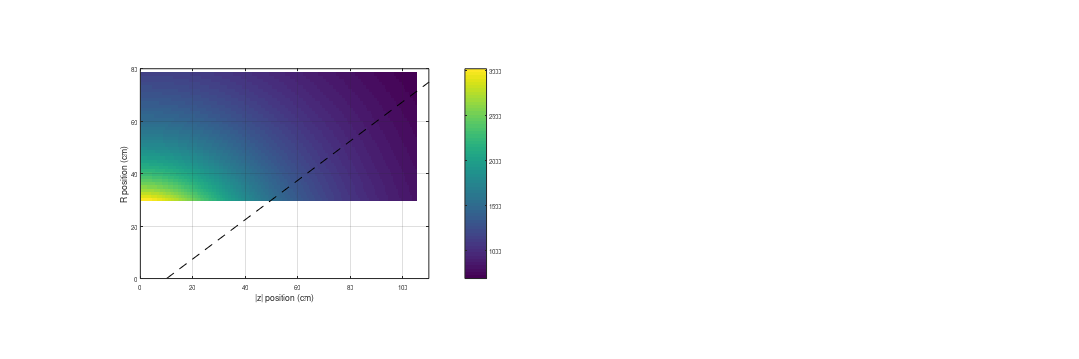

This chart was generated by the following MATLAB code: (Note: this script raises an error after producing the figure.)
% bottom up calcualtion of TPC rate using MC approach
% Author - Jin Huang <jhuang@bnl.gov>

close all

clear all

myColorMap = colormap;
myColorMap(1,:) = [1 1 1];
colormap(myColorMap);
%% Inputs

% n = 1000;
% full_rate = 100e3;
% trig_rate = 15e3;
% trigger_window = 18e-6;

% n = 10000000;
n = 50000;
% n = 500000;
full_rate = 100e3;
% full_rate = 50e3;
trig_rate = 15e3;
% trigger_window = 13e-6;
trigger_window = 17.5e-6;
% trigger_window = 35e-6;

TargetEta = 1.1;
% TargetEta = 3;

SaveName = sprintf('TPCRateLayered_%.0fHzCol_%.0fHzTrig_%.0fusDrift',full_rate,trig_rate,trigger_window*1e6);

%% Generic constants


nRing = 40;
minR = 30;
maxR = 78;
maxZ = 105;
dNdeta = 2 * 180 * 2; % Pre-CDR table 3.3 with effective factor x2 and two signs x2
bitPerHit =3*5*10 * 1.4;  % Pre-CDR table 3.3 with effective factor 
DAMCompressionFactor = 1.02 * 0.5 * 0.6; % Repacking, clustering, compression

BCO = 10e6;
DataPlotRangeBCO =10000;

TimeSpan= n/full_rate;
TimeSpanBCO = int64(TimeSpan*BCO);


TriggerBCO  = poissrnd(trig_rate/BCO, TimeSpanBCO, 1)';
CollisionBCO =poissrnd((full_rate - trig_rate)/BCO ,TimeSpanBCO, 1)' + TriggerBCO;


%% Per triggger

PerTriggerBCO = int64(trigger_window * BCO);

RRing = repmat(linspace(minR, maxR, nRing )',1,PerTriggerBCO);
zBCO = repmat(linspace(maxZ, 0, PerTriggerBCO),nRing,1);

MinEtaRingBCO =   atanh( (zBCO - 10) ./ sqrt((zBCO - 10).^2 + RRing.^2)  );
% MinEtaRingBCO =   atanh( (zBCO - 0) ./ sqrt((zBCO - 0).^2 + RRing.^2)  );
dEtaRingBCO = atanh( (zBCO + maxZ/double(PerTriggerBCO) ) ./ sqrt((zBCO + maxZ/double(PerTriggerBCO) ).^2 + RRing.^2)  ) -  atanh( zBCO ./ sqrt(zBCO.^2 + RRing.^2)  );
dataBitRingBCO = bitPerHit .* dNdeta .* dEtaRingBCO;  % Pre-CDR table 3.3 with effective factor

TriggerMask = double(MinEtaRingBCO  <  TargetEta);
dataBitRingBCOAfterMask = dataBitRingBCO.*TriggerMask;

figure('name','PerEventData','PaperPositionMode','auto', ...
    'position',[100,0,2400,800]) ;

subplot(1,2,1)


imagesc(zBCO(1,:), RRing(:,1), dataBitRingBCO);
c = colorbar;

hold on;
plot([10 maxZ+10], [0 tan(acos(tanh(TargetEta))) * maxZ],'k--');

set(gca,'YDir','normal');
set(gca,'YLim',[0,80]);
set(gca,'XLim',[0,110])
box on
grid on
daspect([1 1 1])

xlabel('|z| position (cm)','FontSize',14);
ylabel('R position (cm)','FontSize',14);
c.Label.String = 'FEE data (bit) per MB collision per |z|-R bin (integrated over z-sign and azimuth)';
c.Label.FontSize = 14;

title(sprintf('FEE data (bit) per MB collision per |z|-R bin, total = %.1f Mbit', sum(sum(dataBitRingBCO))/1e6),'FontSize',16);


subplot(1,2,2)


imagesc(zBCO(1,:), RRing(:,1), dataBitRingBCOAfterMask);
c = colorbar;
hold on;
plot([10 maxZ+10], [0 tan(acos(tanh(TargetEta))) * maxZ],'k--');

set(gca,'YDir','normal');
set(gca,'YLim',[0,80]);
set(gca,'XLim',[0,110])
box on
grid on
daspect([1 1 1])

xlabel('|z| position (cm)','FontSize',14);
ylabel('R position','FontSize',14);
c.Label.String = 'FEE data (bit) per MB collision per |z|-R bin (integrated over z-sign and azimuth)';
c.Label.FontSize = 14;

title(sprintf('FEE data (bit) after DAM acceptance filtering, total = %.1f Mbit', sum(sum(dataBitRingBCOAfterMask))/1e6),'FontSize',16);




SaveCavas('TPCRateLayered',gcf);


%% Run the DAQ

DataBCO = conv2(CollisionBCO,dataBitRingBCO);
TriggerAcceptBCO = conv2(TriggerBCO,TriggerMask);
ThrottleAcceptBCO = double(TriggerAcceptBCO>0);

PlotDataBCO = DataBCO(:,1:DataPlotRangeBCO);
PlotThrottleDataBCO = DataBCO(:,1:DataPlotRangeBCO).*ThrottleAcceptBCO(:,1:DataPlotRangeBCO);

TotalDataRate = sum(sum(DataBCO))/TimeSpan;
TriggerDataRate = sum(sum(DataBCO.*TriggerAcceptBCO))/TimeSpan;
ThrottleDataRate = sum(sum(DataBCO.*ThrottleAcceptBCO))/TimeSpan;

%% Event stream display

figure('name','DataStream','PaperPositionMode','auto', ...
    'position',[100,0,2400,800]) ;

subplot(2,1,1)

imagesc( DataBCO(:,1:DataPlotRangeBCO) );
c = colorbar;
hold on;
set(gca,'YDir','normal');
set(gca,'YLim',[-4,nRing+1]);

xlabel('BCO bin (100 ns)','FontSize',14);
ylabel('Radial layer number','FontSize',14);
c.Label.String = 'FEE data (bit)';
c.Label.FontSize = 14;
title(sprintf('FEE data input to DAM. Rate = %.0f Gbps @ %.0f kHz Collision, %.0f kHz Trigger %.0f us Drift',...
    sum(sum(DataBCO))/TimeSpan/1e9,full_rate/1e3,trig_rate/1e3,trigger_window*1e6),'FontSize',16);

for i = 1:DataPlotRangeBCO
    
    if (TriggerBCO(i) >0)
        
        plot([i i], [-3 nRing],'r--','LineWidth',2);
        plot([i,i+PerTriggerBCO], [-3 -3], 'r-', 'LineWidth', 2)
        plot([i,i+PerTriggerBCO], [-1 -1], 'k-', 'LineWidth', 2)
        
    elseif (CollisionBCO(i) >0)
        
        plot([i i], [-1 nRing],'k--','LineWidth',2);
        plot([i,i+PerTriggerBCO], [-1 -1], 'k-', 'LineWidth', 2)
    end
    
    
end



subplot(2,1,2)

imagesc( PlotThrottleDataBCO );
c = colorbar;
hold on;
set(gca,'YDir','normal');
set(gca,'YLim',[-4,nRing+1]);

xlabel('BCO bin (100 ns)','FontSize',14);
ylabel('Radial layer number','FontSize',14);
c.Label.String = 'FEE data equavelent (bit)';
c.Label.FontSize = 14;
title(sprintf('DAM data output: Throttled data rate = %.0f Gbps, Triggered data rate = %.0f Gbps ',...
    ThrottleDataRate * DAMCompressionFactor/1e9 ,...
    TriggerDataRate * DAMCompressionFactor/1e9...
    ),'FontSize',16);

for i = 1:DataPlotRangeBCO
    
    if (TriggerBCO(i) >0)
        
        plot([i i], [-3 nRing],'r--','LineWidth',2);
        plot([i,i+PerTriggerBCO], [-3 -3], 'r-', 'LineWidth', 2)
        plot([i,i+PerTriggerBCO], [-1 -1], 'k-', 'LineWidth', 2)
        
    elseif (CollisionBCO(i) >0)
        
        plot([i i], [-1 nRing],'k--','LineWidth',2);
        plot([i,i+PerTriggerBCO], [-1 -1], 'k-', 'LineWidth', 2)
    end
    
    
end

SaveCavas(SaveName,gcf);

%% Collision pile up histogram

nPileUp = zeros(  sum(TriggerBCO(PerTriggerBCO:(TimeSpanBCO-PerTriggerBCO)))  ,1)  ;

iTrig = 1;
for i = PerTriggerBCO:(TimeSpanBCO-PerTriggerBCO)
    
    if (TriggerBCO(i));
        
        nPileUp(iTrig) = sum( CollisionBCO((i-PerTriggerBCO):(i+PerTriggerBCO)) );
        
        iTrig = iTrig +1;
    end

end
%%

figure('name','nPileUp','PaperPositionMode','auto', ...
    'position',[100,0,1000,800]) ;

hist(nPileUp,0:20);

set(gca,'XLim',[-1,11]);
xlabel('Number of collisions per trigger','FontSize',14);
ylabel('Count per bin','FontSize',14);
title(sprintf('<Number of collision> = %.2f @ %.0f kHz Collision, %.0f kHz Trigger %.0f us Drift',...
    mean(nPileUp),...
    full_rate/1e3,trig_rate/1e3,trigger_window*1e6),'FontSize',16);

SaveCavas(SaveName,gcf);
    
%%

% fprintf('Throttled event / total = %.3f; Throttled data / total = %.3f; Triggered event / total = %.3f; Triggered data / total = = %.3f\n',...
%     n_recorded/n, recorded_data/n, n_triggered./n, triggered_data/n);
fprintf('------------\n');

fprintf('full_rate = %.0f kHz; trig_rate= %.0f kHz; trigger_window= %.1f us; Time span = %.3f s \n',...
    full_rate/1e3,trig_rate/1e3, trigger_window*1e6, TimeSpan );

fprintf('per event effective track = %.0f , per event FEE data = %.0f bits, total FEE data rate = %.0f Gbps \n',...
    mean(sum(dEtaRingBCO,2)*180*2), sum(sum(dataBitRingBCO)), sum(sum(DataBCO))/TimeSpan/1e9 );

fprintf('Trigger rate*drift window = %.2f;Full rate*drift window= %.2f;Trigger rate/full rate = %.2f (input)/%.2f(MC); \n',...
    trig_rate*trigger_window,full_rate*trigger_window,trig_rate/full_rate, sum(TriggerBCO)/sum(CollisionBCO)  );

fprintf('throttled data / total = %.3f; Triggered data / total = %.3f; throttled/trigger = %.3f \n',...
   ThrottleDataRate/TotalDataRate,...
   TriggerDataRate/TotalDataRate,...
   ThrottleDataRate/TriggerDataRate...
);

fprintf('throttled data rate = %.0f Gbps; Triggered data rate = %.0f Gbps\n',...
    ThrottleDataRate * DAMCompressionFactor/1e9 ,...
    TriggerDataRate * DAMCompressionFactor/1e9);
fprintf('------------\n');

% fprintf('throttled event / total = %.3f; Triggered event / total = = %.3f;  throttled/trigger = %.3f\n',...
%     recorded_data/n, triggered_data/n, recorded_data/triggered_data );

